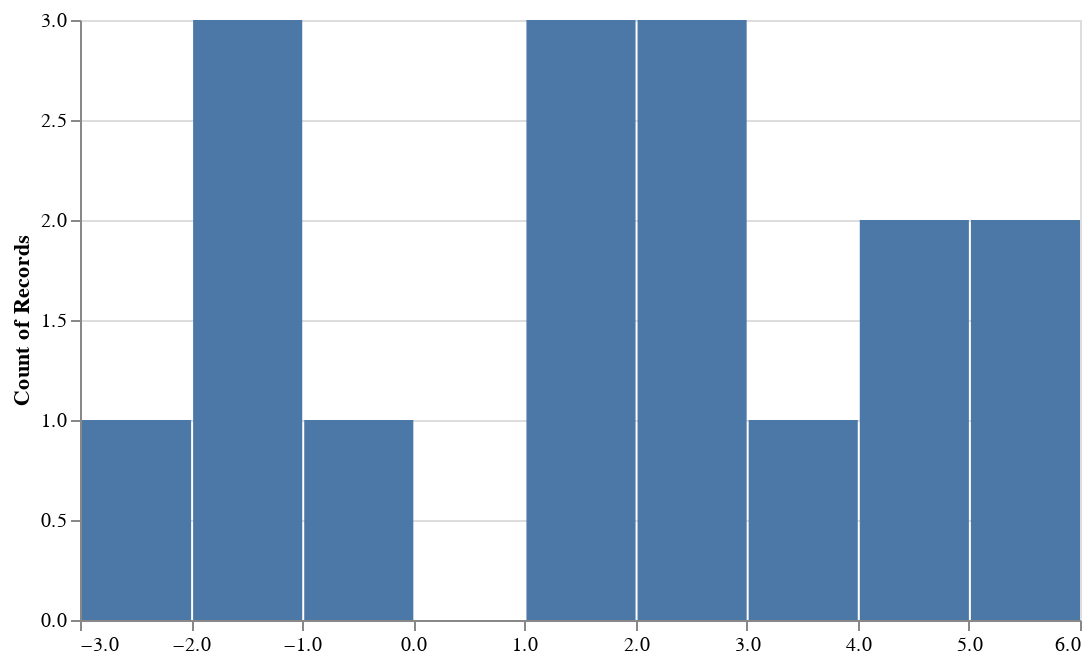

Notebook cell for this chart:
### Code cell
residuals = y_test_pred - y[test]
@vlplot(
    width=500,
    height=300,
    :bar, x={residuals, bin=true}, y="count()")

### Figure 1 — Vega-Lite specification as saved in the notebook (floating-point values rounded to 4 significant figures)
{"data": {"values": [{"x": 2.681}, {"x": 3.18}, {"x": 4.099}, {"x": 5.481}, {"x": 2.376}, {"x": -1.689}, {"x": 2.872}, {"x": -1.648}, {"x": -1.676}, {"x": 1.349}, {"x": 4.139}, {"x": 1.901}, {"x": -2.088}, {"x": 1.432}, {"x": -0.5836}, {"x": 5.964}]}, "encoding": {"x": {"bin": true, "field": "x", "title": null, "type": "quantitative"}, "y": {"aggregate": "count", "type": "quantitative"}}, "height": 300, "mark": "bar", "width": 500}
